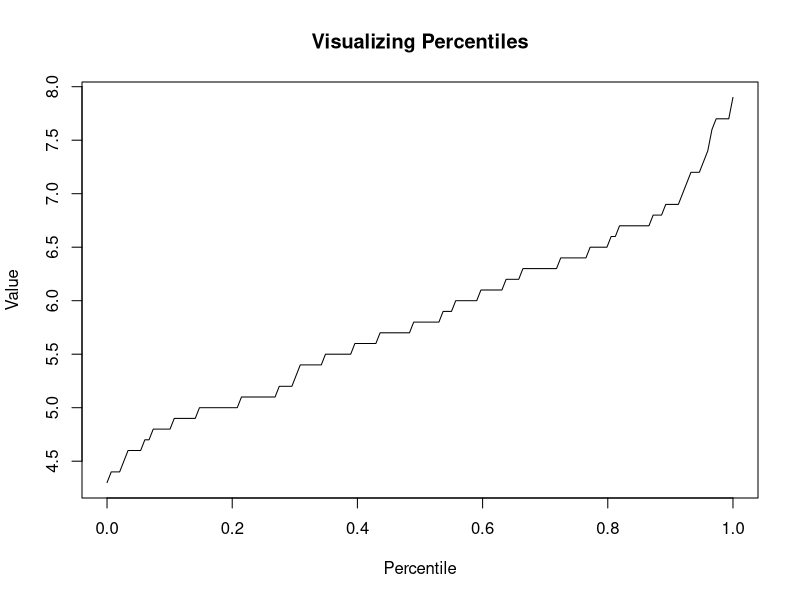

Generate this figure with R:
# finding percentiles of a vector
# create vector of 100 random values uniformly distributed between 0 and 500
data <- runif(100, 0, 500)

# view data
data

# find the quartiles  (25th, 50th, 75th of the vector
quantile(data, probs = c(.25, .5, .75))

# find the deciles  (10thm, 20th, 30th, and 75th percentiles) of the vector
quantile(data, probs = seq(.1, .9, by = .1))

# find the 37th , 53rd, and 87th percentiles
quantile(data, probs =  c(.37, .53, .87))

# Finding Percentiles of data frame column
# view first six rows of iris dataset
head(iris)

# find 90th pecentile value for the column Sepal.Length
quantile(iris$Sepal.Length, probs = 0.9)

# finding percentile of several data frame columns
# define columns we want to find percentiles for 
small_iris <- iris[, c("Sepal.Length", "Sepal.Width", "Petal.Length", "Petal.Length")]

# view dataset
small_iris

# use apply() function to find 90th percentile for every column
apply(small_iris, 2, function(x) quantile(x, probs = .9))

# load dplyr library
library("dplyr")

# find 90th percentile of sepal.length for each of the three species
iris %>% 
  group_by(Species) %>% 
  summarise(percent90 = quantile(Sepal.Length, probs = .9))

# find te 90th percentile for all of the variables by species
iris %>% 
  group_by(Species) %>% 
  summarise(percent90_SL = quantile(Sepal.Length, probs = .9),
            percent90_SW = quantile(Sepal.Width, probs = .9),
            percent90_PL = quantile(Petal.Length, probs= .9),
            percent90_PW = quantile(Petal.Width, probs = .9))

# visualizing Percentiles
# there is no built in function to visualize the percentiles
n = length(iris$Sepal.Length)

# view length
n
plot((1:n - 1)/(n - 1), sort(iris$Sepal.Length), type = "l",
     main = "Visualizing Percentiles",
     xlab = "Percentile",
     ylab = "Value")
